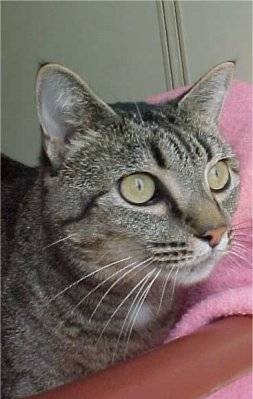
#> input picture applied_ai_2/ai2_02/train/cat.104.jpg, 253 x 399 px; its folder holds 4 pictures in this run
$ jupyter execute --allow-errors ai2_02.ipynb
#> lines starting #> are read from the running program, lines starting #| are printed output that depends on the picture
[cell 1]
import numpy as np
import pandas as pd
import matplotlib.pyplot as plt
import cv2
from sklearn.svm import LinearSVC
from os import listdir
from os.path import isfile, join
from sklearn.model_selection import train_test_split
from sklearn.metrics import precision_recall_fscore_support

[cell 2]
def extract_histogram(image, bins=(8, 8, 8)):
    hist = cv2.calcHist([image], [0, 1, 2], None, bins, [0, 256, 0, 256, 0, 256])
    cv2.normalize(hist, hist)
    return hist.flatten()

[cell 3]
train_files = sorted([f'./train/{f}' for f in listdir('./train') if f[0] != '.' and isfile(join('./train', f))])

[cell 4]
X = [extract_histogram(cv2.imread(item)) for item in train_files]
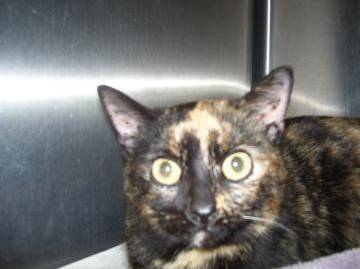
#> input picture applied_ai_2/ai2_02/train/cat.127.jpg, 360 x 269 px
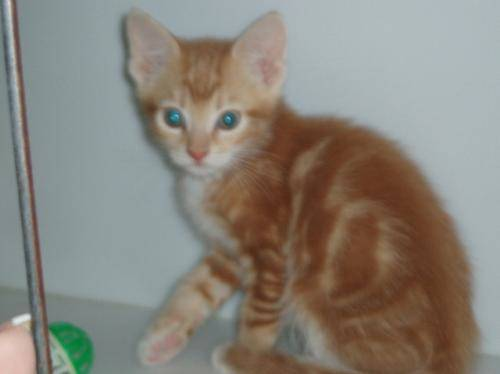
#> input picture applied_ai_2/ai2_02/train/cat.133.jpg, 500 x 374 px
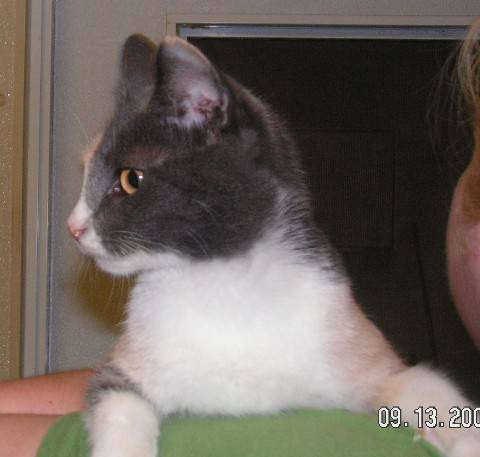
#> input picture applied_ai_2/ai2_02/train/cat.135.jpg, 480 x 457 px
#> X = 4 items
Y = [1 if item.split('/')[-1][0] == 'c' else 0 for item in train_files]
# 1 cat, 0 dog

[cell 5]
X_train, X_test, Y_train, Y_test = train_test_split(X, Y, test_size=0.25, random_state=9)
#> X_train = 3 items; X_test = 1 item; Y_train = [1, 1, 1]; Y_test = [1]
#X_train, Y_train = X, Y
